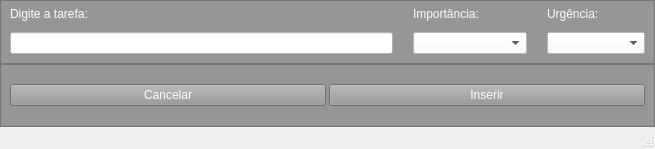
<?xml version="1.0" encoding="UTF-8"?>
<ui version="4.0">
 <class>MainWindow</class>
 <widget class="QMainWindow" name="MainWindow">
  <property name="geometry">
   <rect>
    <x>0</x>
    <y>0</y>
    <width>655</width>
    <height>149</height>
   </rect>
  </property>
  <property name="windowTitle">
   <string>MainWindow</string>
  </property>
  <property name="styleSheet">
   <string notr="true"/>
  </property>
  <widget class="QWidget" name="centralwidget">
   <layout class="QVBoxLayout" name="verticalLayout">
    <property name="spacing">
     <number>0</number>
    </property>
    <property name="leftMargin">
     <number>0</number>
    </property>
    <property name="topMargin">
     <number>0</number>
    </property>
    <property name="rightMargin">
     <number>0</number>
    </property>
    <property name="bottomMargin">
     <number>0</number>
    </property>
    <item>
     <widget class="QFrame" name="frame">
      <property name="styleSheet">
       <string notr="true">background-color: rgb(150,150,150);
</string>
      </property>
      <property name="frameShape">
       <enum>QFrame::StyledPanel</enum>
      </property>
      <property name="frameShadow">
       <enum>QFrame::Raised</enum>
      </property>
      <layout class="QGridLayout" name="gridLayout">
       <property name="topMargin">
        <number>0</number>
       </property>
       <property name="horizontalSpacing">
        <number>20</number>
       </property>
       <property name="verticalSpacing">
        <number>5</number>
       </property>
       <item row="0" column="0">
        <widget class="QLabel" name="label">
         <property name="styleSheet">
          <string notr="true">color: rgb(255, 255, 255);</string>
         </property>
         <property name="text">
          <string>Digite a tarefa:</string>
         </property>
        </widget>
       </item>
       <item row="1" column="0">
        <widget class="QLineEdit" name="lineEdit">
         <property name="styleSheet">
          <string notr="true">background-color: rgb(255, 255, 255);
border-color: rgb(0, 0, 0);</string>
         </property>
        </widget>
       </item>
       <item row="0" column="2">
        <widget class="QLabel" name="label_3">
         <property name="styleSheet">
          <string notr="true">color: rgb(255, 255, 255);</string>
         </property>
         <property name="text">
          <string>Urgência:</string>
         </property>
        </widget>
       </item>
       <item row="1" column="2">
        <widget class="QComboBox" name="comboBox_2">
         <property name="styleSheet">
          <string notr="true">color: black;
background-color: rgb(255, 255, 255);</string>
         </property>
         <item>
          <property name="text">
           <string/>
          </property>
         </item>
         <item>
          <property name="text">
           <string>Urgente</string>
          </property>
         </item>
         <item>
          <property name="text">
           <string>Não urgente</string>
          </property>
         </item>
        </widget>
       </item>
       <item row="0" column="1">
        <widget class="QLabel" name="label_2">
         <property name="styleSheet">
          <string notr="true">color: rgb(255, 255, 255);</string>
         </property>
         <property name="text">
          <string>Importância:</string>
         </property>
        </widget>
       </item>
       <item row="1" column="1">
        <widget class="QComboBox" name="comboBox">
         <property name="styleSheet">
          <string notr="true">color: black;
background-color: white;</string>
         </property>
         <item>
          <property name="text">
           <string/>
          </property>
         </item>
         <item>
          <property name="text">
           <string>Importante</string>
          </property>
         </item>
         <item>
          <property name="text">
           <string>Não importante</string>
          </property>
         </item>
        </widget>
       </item>
      </layout>
     </widget>
    </item>
    <item>
     <widget class="QFrame" name="frame_2">
      <property name="styleSheet">
       <string notr="true">background-color: rgb(150,150,150);</string>
      </property>
      <property name="frameShape">
       <enum>QFrame::StyledPanel</enum>
      </property>
      <property name="frameShadow">
       <enum>QFrame::Raised</enum>
      </property>
      <layout class="QHBoxLayout" name="horizontalLayout">
       <property name="spacing">
        <number>3</number>
       </property>
       <property name="topMargin">
        <number>0</number>
       </property>
       <property name="bottomMargin">
        <number>0</number>
       </property>
       <item>
        <widget class="QPushButton" name="cancelar">
         <property name="styleSheet">
          <string notr="true">background-color: rgb(150,150,150);
color: rgb(255, 255, 255);</string>
         </property>
         <property name="text">
          <string>Cancelar</string>
         </property>
        </widget>
       </item>
       <item>
        <widget class="QPushButton" name="inserir">
         <property name="styleSheet">
          <string notr="true">background-color: rgb(150,150,150);
color: rgb(255, 255, 255);</string>
         </property>
         <property name="text">
          <string>Inserir</string>
         </property>
        </widget>
       </item>
      </layout>
     </widget>
    </item>
   </layout>
  </widget>
  <widget class="QMenuBar" name="menubar">
   <property name="geometry">
    <rect>
     <x>0</x>
     <y>0</y>
     <width>655</width>
     <height>21</height>
    </rect>
   </property>
  </widget>
  <widget class="QStatusBar" name="statusbar"/>
 </widget>
 <resources/>
 <connections/>
</ui>
